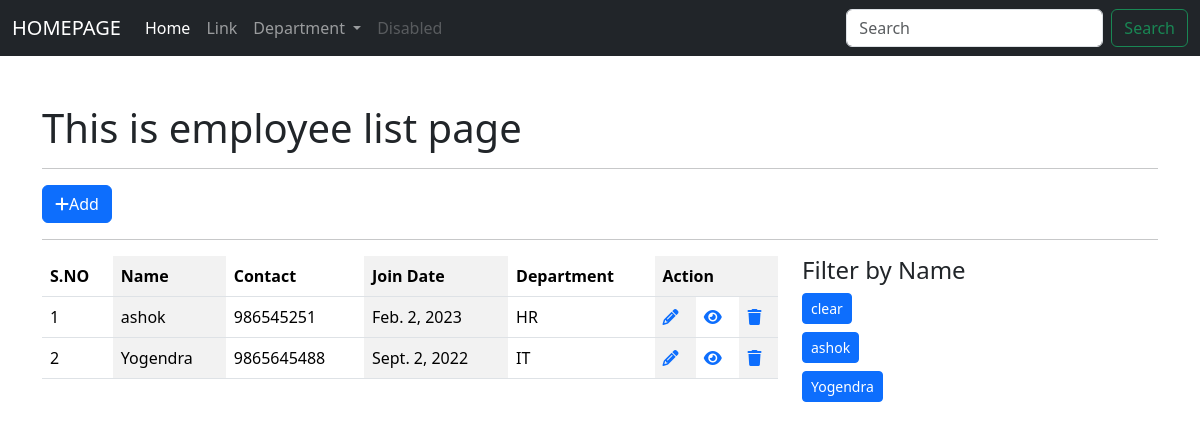
The page /employee/employees/ (signed in) on the database as committed earlier.
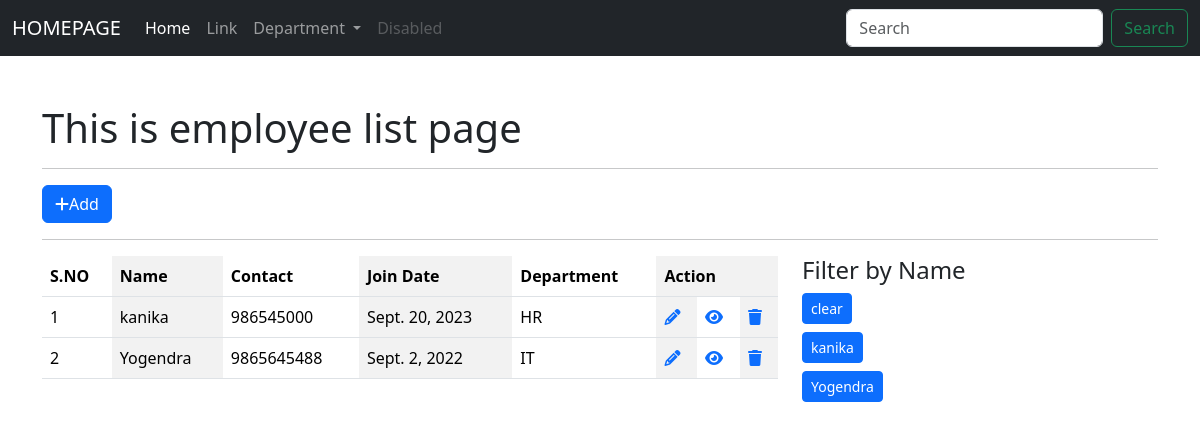
The same page on the database as committed later.
### app_employeewebsite/models.py (models this page shows, shortened)
class Employee(models.Model):
    full_name = models.CharField(max_length=255)
    contact = models.CharField(max_length=255)
    email = models.EmailField()
    dob = models.DateField()
    join_date = models.DateField()
    gender = models.CharField(max_length=255)
    blood_group = models.CharField(max_length=255)
    address = models.CharField(max_length=255)
    user = models.ForeignKey(User, on_delete=models.CASCADE)
    department = models.ForeignKey(Department,on_delete=models.CASCADE)
    class Meta:
        db_table = 'app_employee'

class Department(models.Model):
    department_name = models.CharField(max_length=255)
    short_name = models.CharField(max_length=255, null=True, blank=True)
    status = models.BooleanField(default=True)
    def __str__(self):
        return self.short_name
    class Meta:
        db_table = "app_department"

### app_employeewebsite/views.py (the view)
# urls.py: path('employees/', views.employee_index, name = 'emp-index'),
@login_required(login_url= 'user_login')
def employee_index(request):
    employee_list = Employee.objects.all()
    context = {"data": employee_list}
    if request.method == "POST":
        dataList = Employee.objects.filter(full_name=request.POST.get('full_name'))
        context= ({"data": dataList})
        return render(request, 'employees/index_employee.html', context)
    return render(request, 'employees/index_employee.html', context)

### templates/employees/index_employee.html (shortened to what this page needs)
{% extends 'layouts/master.html' %}
{% block custom_css %}
<link rel="stylesheet" href="https://cdnjs.cloudflare.com/ajax/libs/font-awesome/6.3.0/css/all.min.css" />
{% endblock %}
{% block content %}
<div class="container mt-5">
    <h1>This is employee list page</h1>
    <hr>
    <a href="{% url 'emp-add' %}" class="btn btn-primary"><i class="fa-solid fa-plus"></i>Add</a>
    <hr>
    <div class="row">
        <div class="col-8">
            <table class="table table-striped-columns table-hover">
                <thead>
                    <tr>
                        <th>S.NO</th>
                        <th>Name</th>
                        <th>Contact</th>
                        <th>Join Date</th>
                        <th>Department</th>
                        <th colspan="3">Action</th>
                    </tr>
                </thead>
                <tbody>
                    {% for val in data %}
                    <tr>
                        <td>{{ forloop.counter }}</td>
                        <td>{{ val.full_name }}</td>
                        <td>{{ val.contact }}</td>
                        <td> {{ val.join_date }} </td>
                        <td>{{ val.department }}</td>
                        <td><a href="{% url 'emp-edit' val.id %}"><i class="fa-solid fa-pencil"></i></a></td>
                        <td><a href="{% url 'emp-show' val.id %}"><i class="fa-solid fa-eye"></i></a></td>
                        <td><a href="{% url 'emp-delete' val.id %}"><i class="fa-solid fa-trash"></i></a></td>
                    </tr>
                    {% endfor %}
                </tbody>
            </table>
        </div>
        <div class="col-4">
            <h4>Filter by Name</h4>
            <a href="{% url 'emp-index'%}" class="btn btn-sm btn-primary mb-2">clear</a>
            {% for val in data %}
            <form action="{% url 'emp-index' %}" method="post">
                <input type="submit" value="{{ val.full_name }}" class="btn btn-sm btn-primary mb-2">
            </form>
            {% endfor %}
        </div>
    </div>
</div>
{% endblock %}

Rows that differ between the two databases and show on the page:
changed Employee "HR": full_name "ashok" → "kanika"; contact "986545251" → "986545000"; join_date "Feb. 2, 2023" → "Sept. 20, 2023"
